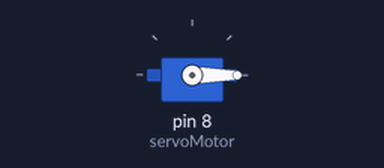
Bench run of a sketch on a simulated Arduino Uno, built with avr-gcc and run on an emulated ATmega328P. On the bench: servo.

Above: at 0.05 s.
At 1.5 s:
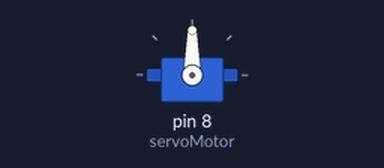
At 3.0 s:
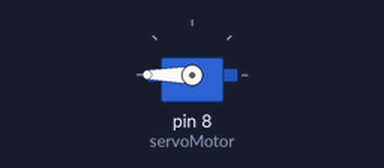
Timing chart, 0 to 6.9 s (numbered marks = the images above):
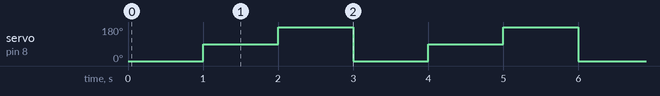

The sketch:

servo.ino
```cpp
#include <Servo.h>


Servo servoMotor;

void setup() {

  Serial.begin(9600);
  servoMotor.attach(8);
}

void loop() {

  // Desplazamos a la posición 0º
  servoMotor.write(0);
  // Esperamos 1 segundo
  delay(1000);

  // Desplazamos a la posición 90º
  servoMotor.write(90);
  // Esperamos 1 segundo
  delay(1000);

  // Desplazamos a la posición 180º
  servoMotor.write(180);
  // Esperamos 1 segundo
  delay(1000);
}
```

Measured:
- by itself, servo on pin 8 (servoMotor): repeats every 3.0 s: 180° 1.0 s, 0° 1.0 s, 90° 1.0 s
